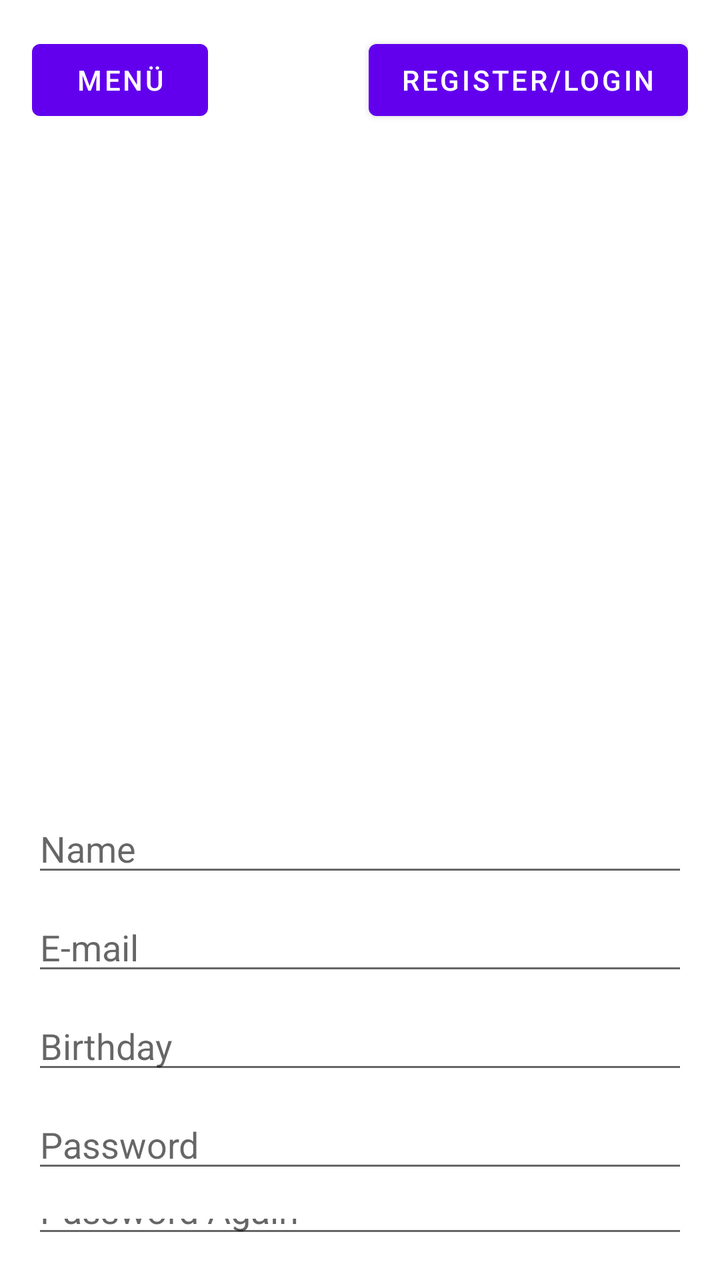
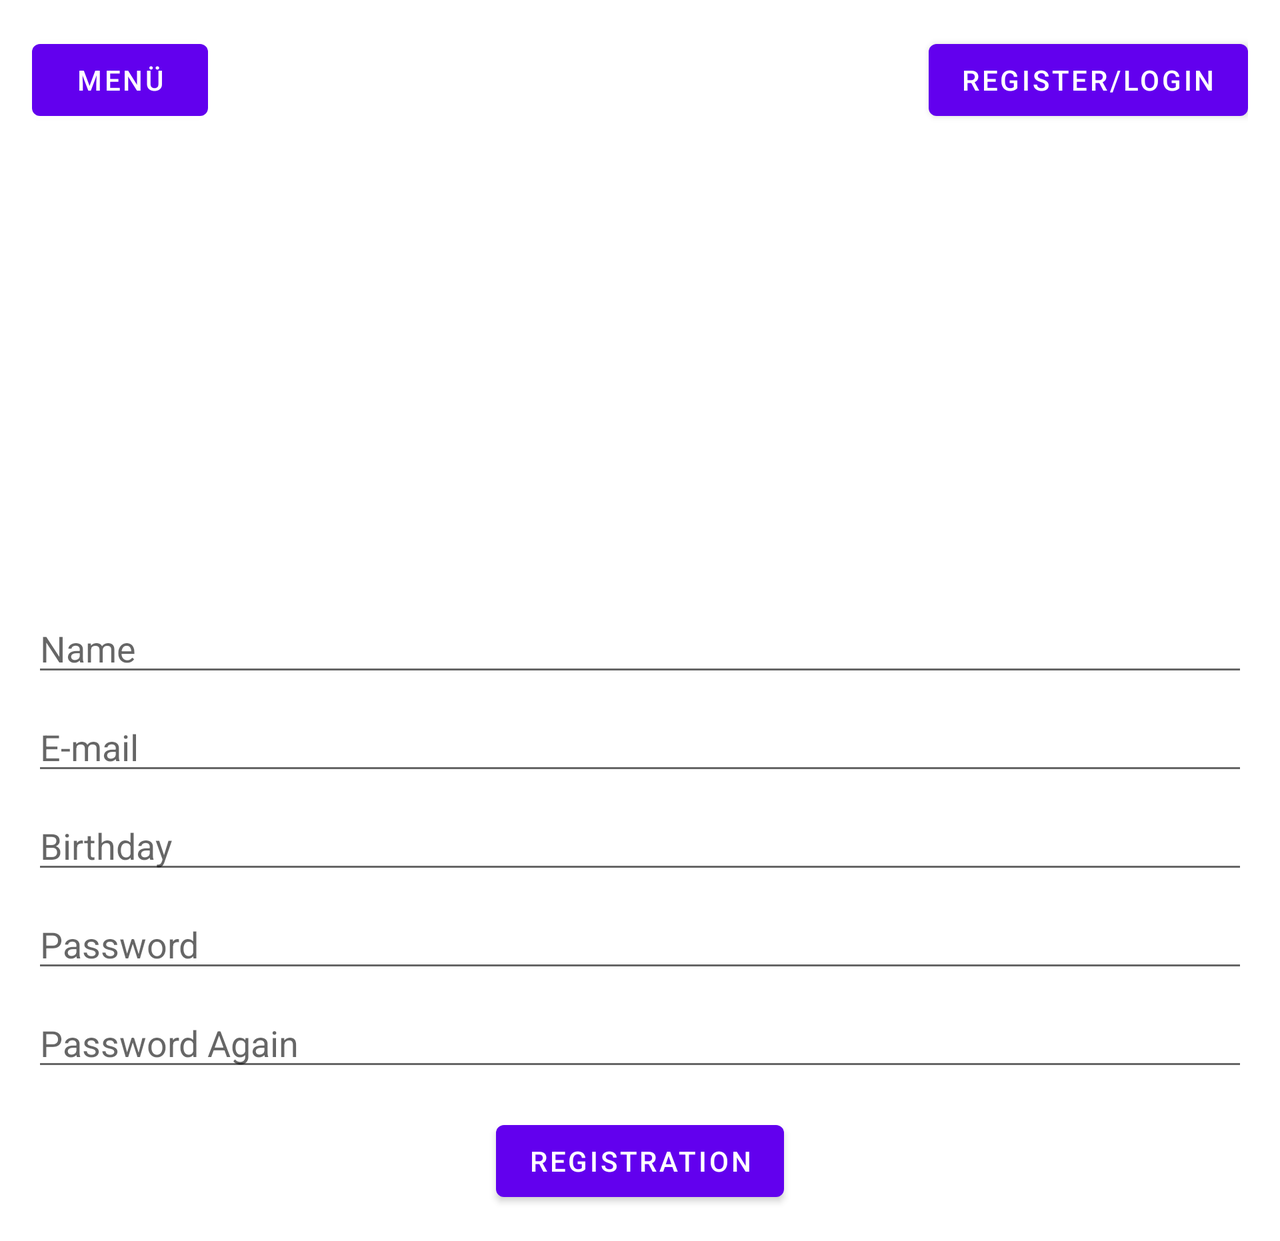

Two renders of one Android screen. The first uses the default layout on a phone; the second uses the alternative layout the repository ships for a different screen configuration, on a matching device. The two XML files are below.
<!-- AndroidManifest.xml: application theme Theme.Basketball_Championship -->
<!-- res/layout/activity_registration.xml -->
<?xml version="1.0" encoding="utf-8"?>
<RelativeLayout xmlns:android="http://schemas.android.com/apk/res/android"
    xmlns:app="http://schemas.android.com/apk/res-auto"
    android:layout_width="match_parent"
    android:layout_height="match_parent"
    android:layout_centerInParent="true"
    android:padding="16dp">

    <Button
        android:id="@+id/menu_button"
        android:layout_width="wrap_content"
        android:layout_height="wrap_content"
        android:text="@string/menu"
        android:onClick="showMenu"
        android:layout_alignParentStart="true"
        android:layout_alignParentTop="true"
        android:layout_marginEnd="10dp"/>

    <Button
        android:id="@+id/reglog_button"
        android:layout_width="wrap_content"
        android:layout_height="wrap_content"
        android:text="@string/reg_log"
        android:onClick="showMenu_reglog"
        android:layout_alignParentEnd="true"
        android:layout_alignTop="@id/menu_button"
        android:layout_marginStart="10dp"/>

    <ImageView
        android:id="@+id/imageView"
        android:layout_width="wrap_content"
        android:layout_height="300dp"
        android:src="@drawable/asd"
        android:layout_alignParentTop="true"
        android:layout_centerHorizontal="true"
        android:scaleType="centerCrop"
        android:layout_marginTop="70dp"
        android:contentDescription="Your Image"/>

    <EditText
        android:id="@+id/nameEditText"
        android:layout_width="match_parent"
        android:layout_height="wrap_content"
        android:hint="Name"
        android:inputType="textPersonName"
        android:layout_below="@id/imageView"
        android:layout_marginTop="16dp"/>

    <EditText
        android:id="@+id/emailEditText"
        android:layout_width="match_parent"
        android:layout_height="wrap_content"
        android:hint="E-mail"
        android:inputType="textEmailAddress"
        android:layout_below="@id/nameEditText"
        android:layout_marginTop="8dp"/>

    <EditText
        android:id="@+id/birthdayEditText"
        android:layout_width="match_parent"
        android:layout_height="wrap_content"
        android:hint="Birthday"
        android:clickable="false"
        android:cursorVisible="false"
        android:focusable="false"
        android:focusableInTouchMode="false"
        android:layout_below="@id/emailEditText"
        android:layout_marginTop="8dp"/>

    <EditText
        android:id="@+id/passwordEditText"
        android:layout_width="match_parent"
        android:layout_height="wrap_content"
        android:hint="Password"
        android:inputType="textPassword"
        android:layout_below="@id/birthdayEditText"
        android:layout_marginTop="8dp"/>

    <EditText
        android:id="@+id/passwordAgainEditText"
        android:layout_width="match_parent"
        android:layout_height="wrap_content"
        android:hint="Password Again"
        android:inputType="textPassword"
        android:layout_below="@id/passwordEditText"
        android:layout_marginTop="8dp"/>

    <Button
        android:id="@+id/registerButton"
        android:layout_width="wrap_content"
        android:layout_height="wrap_content"
        android:text="Registration"
        android:layout_below="@id/passwordAgainEditText"
        android:layout_centerHorizontal="true"
        android:layout_marginTop="16dp"
        android:onClick="register"/>


</RelativeLayout>
<!-- resources referenced by this layout -->
<resources>
  <string name="menu">Menü</string>
  <string name="reg_log">Register/Login</string>
  <style name="Theme.Basketball_Championship" parent="Theme.MaterialComponents.DayNight.DarkActionBar">
          
          <item name="colorPrimary">@color/purple_500</item>
          <item name="colorPrimaryVariant">@color/purple_700</item>
          <item name="colorOnPrimary">@color/white</item>
          
          <item name="colorSecondary">@color/teal_200</item>
          <item name="colorSecondaryVariant">@color/teal_700</item>
          <item name="colorOnSecondary">@color/black</item>
          
          <item name="android:statusBarColor">?attr/colorPrimaryVariant</item>
          
      </style>
</resources>
<!-- res/layout-land/activity_registration.xml (the repository's variant of the layout above) -->
<!-- drawn on the phone turned sideways -->
<?xml version="1.0" encoding="utf-8"?>
<ScrollView xmlns:android="http://schemas.android.com/apk/res/android"
    xmlns:app="http://schemas.android.com/apk/res-auto"
    android:layout_height="match_parent"
    android:layout_width="match_parent">

    <RelativeLayout
        android:layout_width="match_parent"
        android:layout_height="wrap_content"
        android:padding="16dp">

        <Button
            android:id="@+id/menu_button"
            android:layout_width="wrap_content"
            android:layout_height="wrap_content"
            android:layout_alignParentStart="true"
            android:layout_alignParentTop="true"
            android:layout_marginEnd="10dp"
            android:onClick="showMenu"
            android:text="@string/menu" />

        <Button
            android:id="@+id/reglog_button"
            android:layout_width="wrap_content"
            android:layout_height="wrap_content"
            android:layout_alignTop="@id/menu_button"
            android:layout_alignParentEnd="true"
            android:layout_marginStart="10dp"
            android:onClick="showMenu_reglog"
            android:text="@string/reg_log" />

        
        <ImageView
            android:id="@+id/imageView"
            android:layout_width="200dp"
            android:layout_height="200dp"
            android:layout_alignParentTop="true"
            android:layout_centerHorizontal="true"
            android:layout_marginTop="70dp"
            android:contentDescription="Your Image"
            android:scaleType="centerCrop"
            android:src="@drawable/asd" />

        
        <EditText
            android:id="@+id/nameEditText"
            android:layout_width="match_parent"
            android:layout_height="wrap_content"
            android:layout_below="@id/imageView"
            android:layout_marginTop="16dp"
            android:hint="Name"
            android:inputType="textPersonName" />

        
        <EditText
            android:id="@+id/emailEditText"
            android:layout_width="match_parent"
            android:layout_height="wrap_content"
            android:layout_below="@id/nameEditText"
            android:layout_marginTop="8dp"
            android:hint="E-mail"
            android:inputType="textEmailAddress" />

        
        <EditText
            android:id="@+id/birthdayEditText"
            android:layout_width="match_parent"
            android:layout_height="wrap_content"
            android:layout_below="@id/emailEditText"
            android:layout_marginTop="8dp"
            android:clickable="false"
            android:cursorVisible="false"
            android:focusable="false"
            android:focusableInTouchMode="false"
            android:hint="Birthday" />

        
        <EditText
            android:id="@+id/passwordEditText"
            android:layout_width="match_parent"
            android:layout_height="wrap_content"
            android:layout_below="@id/birthdayEditText"
            android:layout_marginTop="8dp"
            android:hint="Password"
            android:inputType="textPassword" />

        
        <EditText
            android:id="@+id/passwordAgainEditText"
            android:layout_width="match_parent"
            android:layout_height="wrap_content"
            android:layout_below="@id/passwordEditText"
            android:layout_marginTop="8dp"
            android:hint="Password Again"
            android:inputType="textPassword" />

        
        <Button
            android:id="@+id/registerButton"
            android:layout_width="wrap_content"
            android:layout_height="wrap_content"
            android:layout_below="@id/passwordAgainEditText"
            android:layout_centerHorizontal="true"
            android:layout_marginTop="16dp"
            android:onClick="register"
            android:text="Registration" />


    </RelativeLayout>
</ScrollView>
